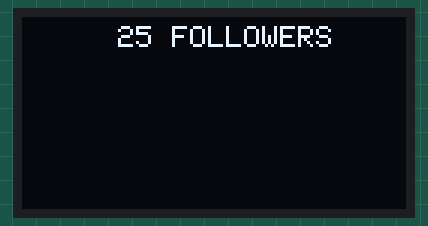
Simulated run of this sketch. Board: Arduino Uno, built with avr-gcc and run on an emulated ATmega328P. Parts: 128×64 one-colour display. Random numbers use the default seed unless the sketch sets one.

Above: at 0.17 s.
At 4.95 s:
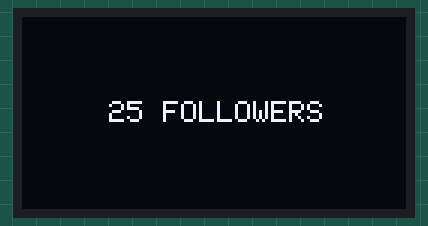
At 9.73 s:
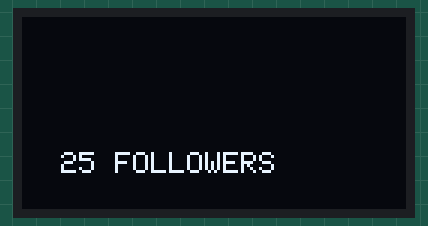
At 19.29 s:
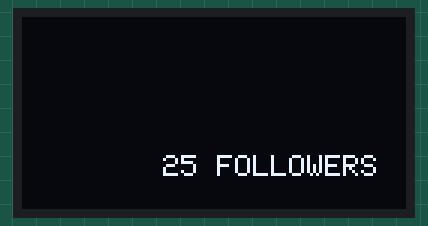
At 29.77 s:
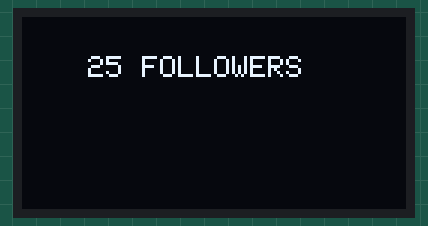
At 39.79 s:
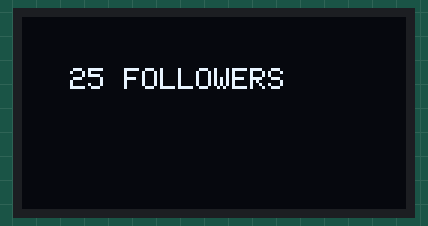

The sketch:

25_followers_random_popup_effect.ino
```cpp
#include <Wire.h>
#include <Adafruit_GFX.h>
#include <Adafruit_SSD1306.h>

#define SCREEN_WIDTH 128
#define SCREEN_HEIGHT 64
#define OLED_RESET    -1
Adafruit_SSD1306 display(SCREEN_WIDTH, SCREEN_HEIGHT, &Wire, OLED_RESET);

void setup() {
  if (!display.begin(SSD1306_SWITCHCAPVCC, 0x3C)) {
    Serial.println(F("SSD1306 allocation failed"));
    for (;;);
  }
  display.clearDisplay();
  randomSeed(analogRead(0)); // Seed random function using an unconnected analog pin
}

void loop() {
  int x, y;

  for (int i = 0; i < 5; i++) {  // Fake fade-in effect at a random position
    x = random(0, SCREEN_WIDTH - 80);  // Adjust X to keep text inside the screen
    y = random(0, SCREEN_HEIGHT - 8);  // Adjust Y (text size 1 is around 8 pixels high)

    display.clearDisplay();
    display.setTextSize(1);  // Smallest text size to fit the full word
    display.setTextColor(WHITE);
    display.setCursor(x, y);
    display.print("25 FOLLOWERS");
    display.display();
    delay(200);
  }

  for (int i = 0; i < 5; i++) {  // Fake fade-out effect at the same position
    display.clearDisplay();
    display.setTextSize(1);
    display.setTextColor(BLACK);
    display.setCursor(x, y);
    display.print("25 FOLLOWERS");
    display.display();
    delay(200);
  }
}
```
